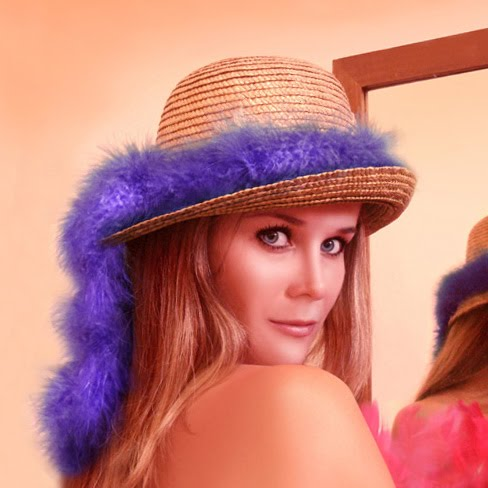
#> input picture Digital Image Processing/ILena.jpg, 488 x 488 px, found by its file name
$ jupyter execute Lab3.ipynb
#> lines starting #> are read from the running program, lines starting #| are printed output that depends on the picture
[cell 1]
import cv2
import numpy as np
img = cv2.imread("C:\\Academics\\Python\\Digital Image Processing\\ILena.jpg", 0)
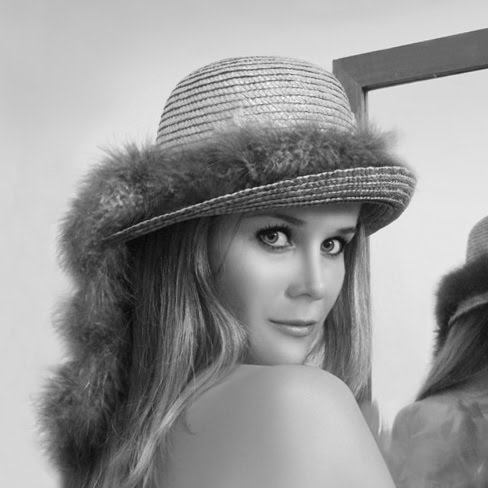
#> img: shape (488, 488); min 5, max 255, mean 151.6

[cell 2]
resized = cv2.resize(img, (128, 128))
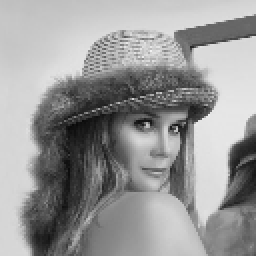
#> resized: shape (128, 128) (shown 2 times larger); min 9, max 241, mean 151.4

[cell 3]
# Quantization (reduce gray levels)
quantized = (img // 64) * 64
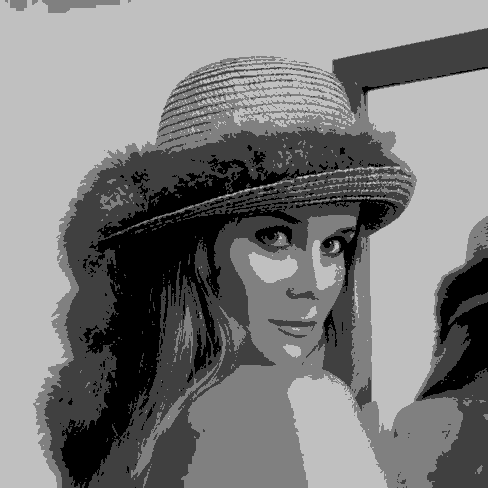
#> quantized: shape (488, 488); min 0, max 192, mean 124.4

[cell 4]
cv2.imshow("Original", img)
cv2.imshow("Resized", resized)
cv2.imshow("Quantized", quantized)
cv2.waitKey(0)
cv2.destroyAllWindows()

[cell 5]
import matplotlib.pyplot as plt

plt.figure(figsize=(5, 15))

plt.subplot(3, 1, 1)
plt.imshow(img, cmap='gray', aspect='auto')
plt.title('Original Image')
plt.axis('off')

plt.subplot(3, 1, 2)
plt.imshow(resized, cmap='gray', aspect='auto')
plt.title('Resized Image (128x128)')
plt.axis('off')

plt.subplot(3, 1, 3)
plt.imshow(quantized, cmap='gray', aspect='auto')
plt.title('Quantized Image')
plt.axis('off')

plt.tight_layout()
plt.show()
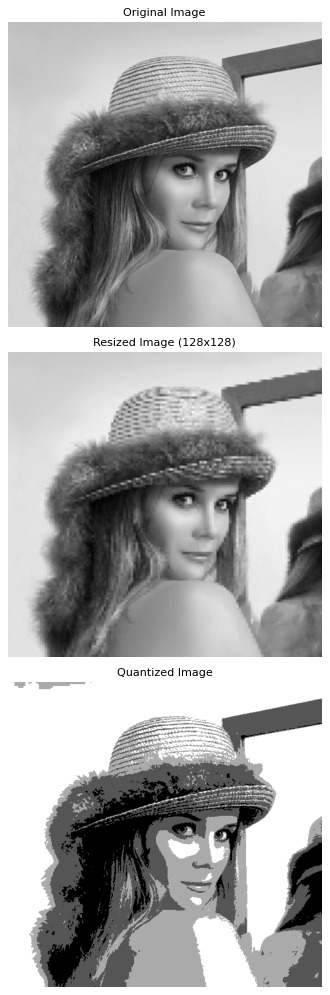
#> figure drawn by matplotlib, 3 panels

$ run again, with Digital Image Processing/CameraMan.jpg copied over Digital Image Processing/ILena.jpg
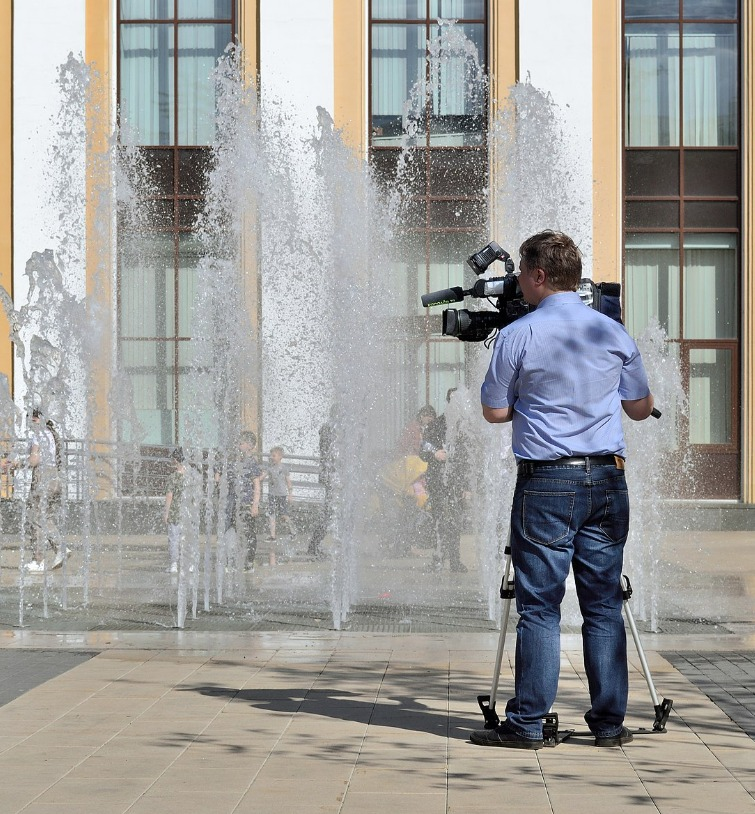
#> input picture Digital Image Processing/CameraMan.jpg, 755 x 814 px, found by its file name
#> `quantized = (img // 64) * 64`:
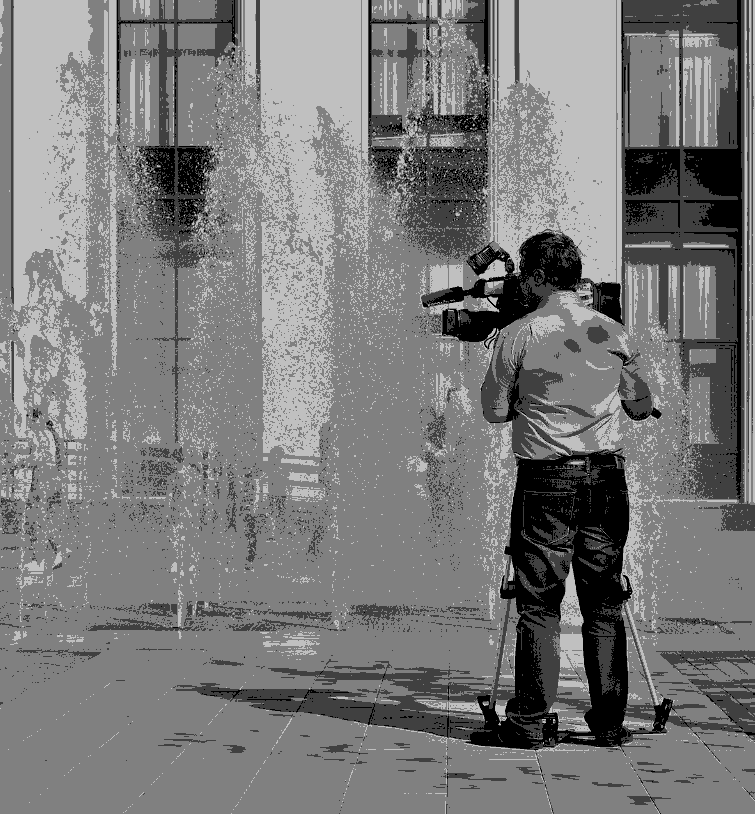
#> quantized: shape (814, 755); min 0, max 192, mean 122.5
#> `plt.show()`:
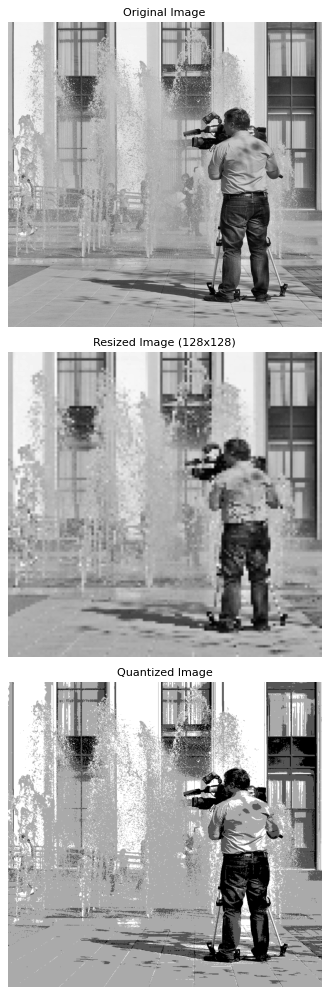
#> figure drawn by matplotlib, 3 panels

$ run again, with Digital Image Processing/FullMoon.jpg copied over Digital Image Processing/ILena.jpg
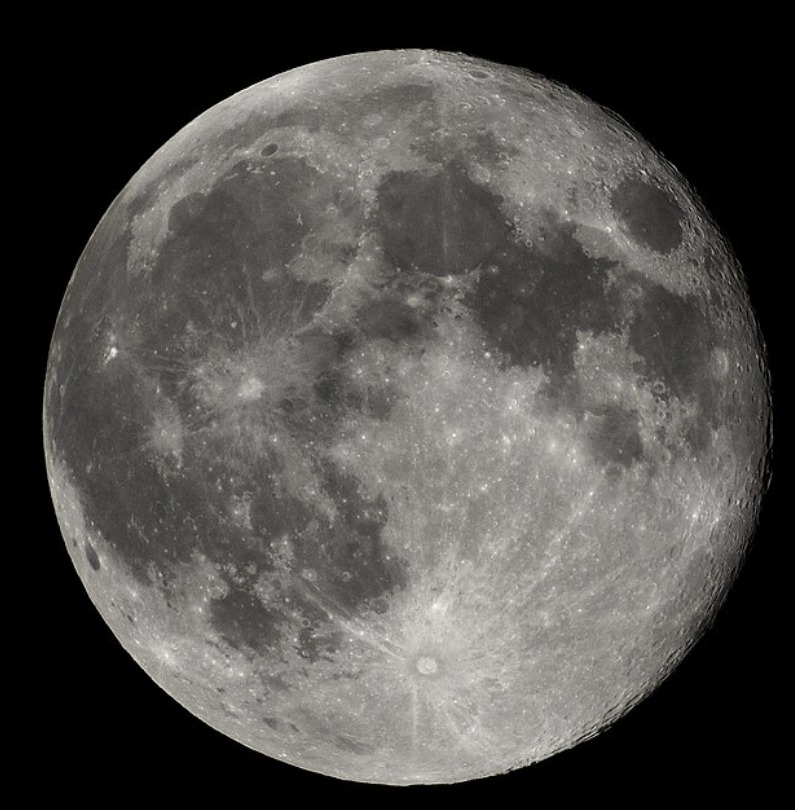
#> input picture Digital Image Processing/FullMoon.jpg, 795 x 810 px, found by its file name
#> `quantized = (img // 64) * 64`:
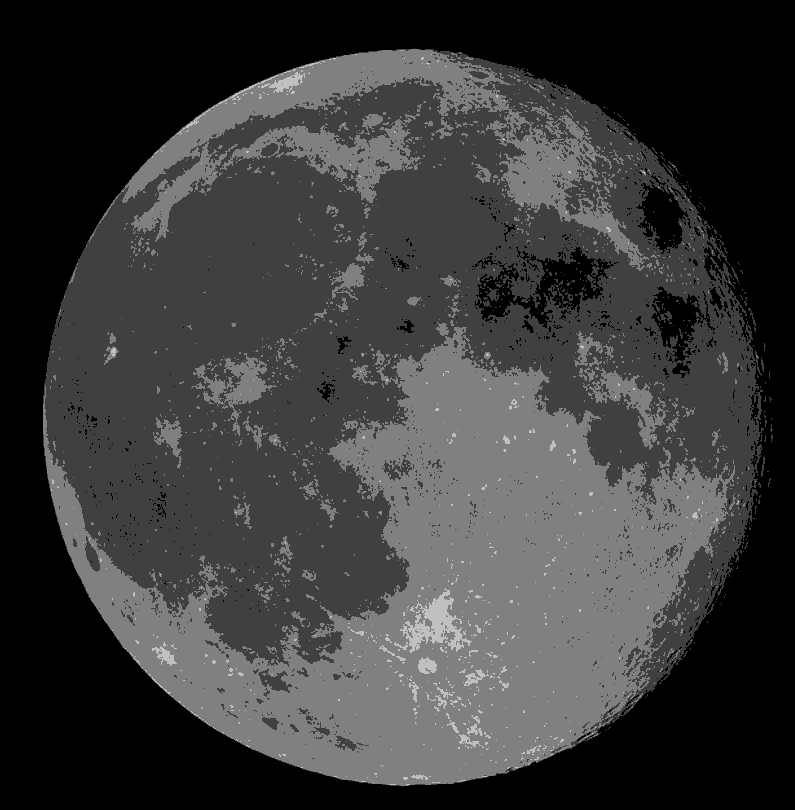
#> quantized: shape (810, 795); min 0, max 192, mean 58.3
#> `plt.show()`:
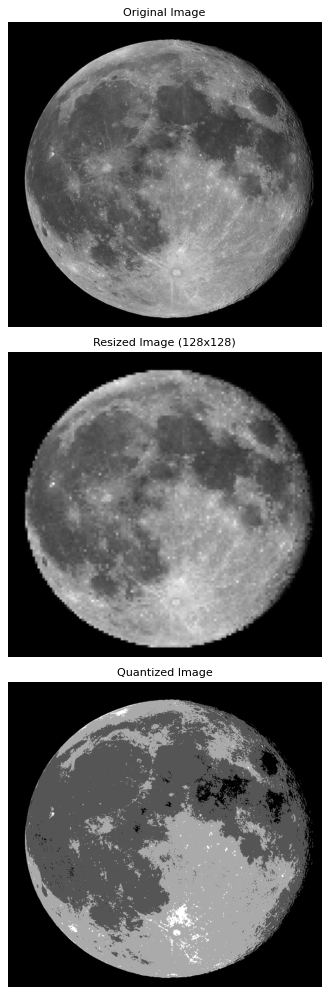
#> figure drawn by matplotlib, 3 panels

$ run again, with Digital Image Processing/Lab1.jpg copied over Digital Image Processing/ILena.jpg
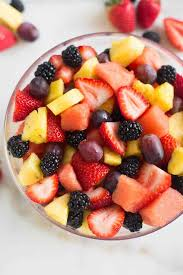
#> input picture Digital Image Processing/Lab1.jpg, 183 x 275 px, found by its file name
#> `quantized = (img // 64) * 64`:
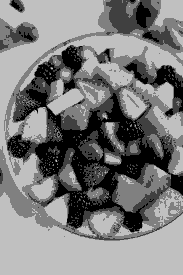
#> quantized: shape (275, 183); min 0, max 192, mean 125.1
#> `plt.show()`:
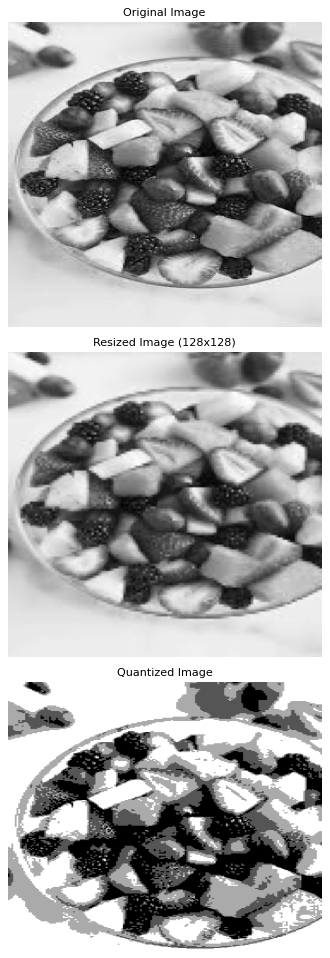
#> figure drawn by matplotlib, 3 panels
